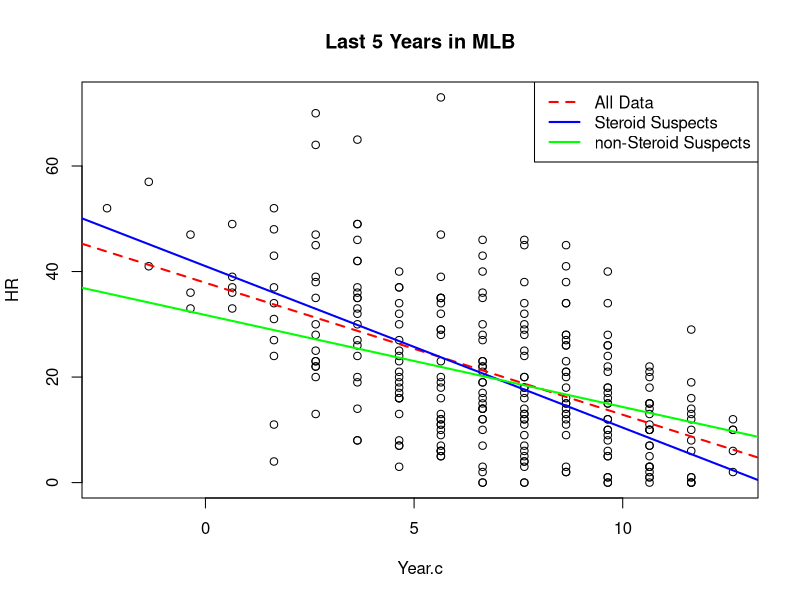
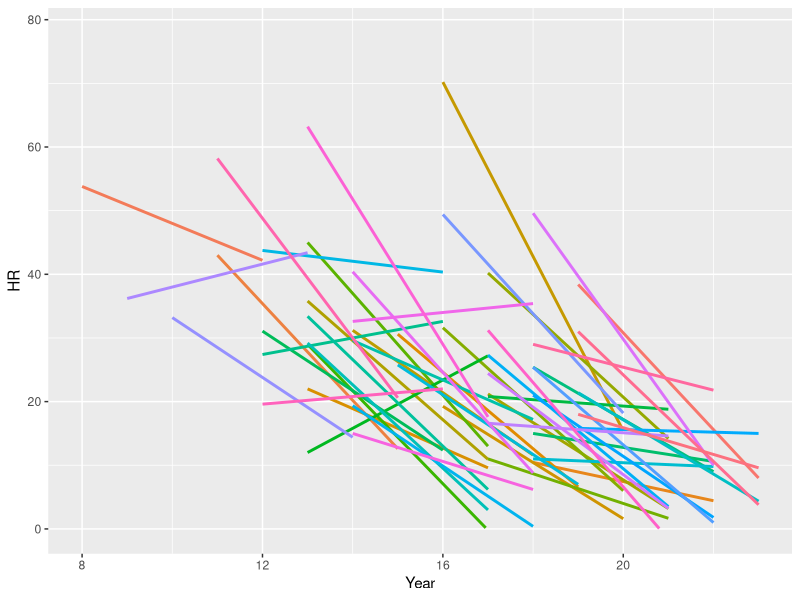

Write R code to recreate these figures, in order.
## ---- chunk 1
knitr::opts_chunk$set(
	message = FALSE,
	warning = FALSE,
	background = "#ADD8E6",
	cache = TRUE,
	tidy = 'styler',
	class.source = "bg-warning",
	class.output = "bg-success",
	fig_caption = TRUE,
	digits = 3
)
## ---- chunk 2
using<-function(...) {
    libs<-unlist(list(...))
    req<-unlist(lapply(libs,require,character.only=TRUE))
    need<-libs[req==FALSE]
    if(length(need)>0){ 
        install.packages(need)
        lapply(need,require,character.only=TRUE)
    }
}
using("tidyr","reshape2","plyr","ggplot2","psych","corrplot","DT","formatR","ggExtra","car","lavaan","dagitty","lavaanPlot","lme4","lmerTest")

round_df <- function(df, digits) {
  nums <- vapply(df, is.numeric, FUN.VALUE = logical(1))
  df[,nums] <- round(df[,nums], digits = digits)
  return(df)
}
## ---- chunk 3
HR <- read.table("./HR.dat",header=T)

## Create new steroids variable here
HR$steroids <- -1
HR$steroids[HR$Yr > 1993] <- 1 # only players from the steroid era would likely be on the juice
contrasts(as.factor(HR$steroids)) # default dummy coded

## see?  No matter what you feed it, R will convert to a dummy coded variable
## Let's use more sensible names and lables since we will treat steroids as a factor

HR$steroids <- "Innocent"
HR$steroids[HR$Yr > 1993] <- "Suspect"
HR$steroids.f <- as.factor(HR$steroids)

## we now take a break to offer you students a nice resource:
## https://bookdown.org/pingapang9/linear_models_bookdown/chap-contrasts.html
## read it.  Avail yourselves of a fine education for free!

contrasts(HR$steroids.f) # dummy coded

## change to effects coding
contrasts(HR$steroids.f) <- contr.sum

## change to weighted effects coding
#contrasts(HR$steroids.f) <- contr.wsum

tmp.mat <- contrasts(HR$steroids.f)
tmp.mat
table(HR$steroids)

HR$steroids.we <- HR$steroids.f
contrasts(HR$steroids.we) <- c(1,tmp.mat[2,1]*table(HR$steroids)[[1]]/table(HR$steroids)[[2]])
contrasts(HR$steroids.we)

HR$Year1 <- HR$Yr
HR$Year2 <- HR$Yr

split(HR$Year1,HR$Player) <- lapply(split(HR$Yr,HR$Player), min)
split(HR$Year2,HR$Player) <- lapply(split(HR$Yr,HR$Player), max)
HR$Year <- HR$Yr - HR$Year1 + 1
HR$Year.back <- HR$Year2 - HR$Yr + 1
HR$Year.c <- HR$Year - mean(HR$Year)
HR.4 <- subset(HR,Year < 5)
HR.last5 <- subset(HR,Year.back < 6)
HR.last5$years <- abs(HR.last5$Year.back - 6)
## ---- chunk 4
# ns model below
lm1 <- lm(HR~Year.c*steroids.we,data=HR.last5)
summary(lm1)

lm1.err <- lm(HR~Year*as.factor(steroids), data=HR.last5)
summary(lm1.err)
## ---- chunk 5
plot(HR~Year.c,data=HR.last5, main="Last 5 Years in MLB")
abline(lm(HR~Year.c,data=HR.last5),lwd=2,lty=2,col="red")
abline(lm(HR~Year.c,data=subset(HR.last5,steroids=="Suspect")),lwd=2,col="blue")
abline(lm(HR~Year.c,data=subset(HR.last5,steroids=="Innocent")),lwd=2,col="green")
legend("topright",c("All Data","Steroid Suspects","non-Steroid Suspects"),lty=c(2,1,1),lwd=2,col=c("red","blue","green"))
## ---- chunk 6
ggplot(HR.last5,aes(x=Year,y=HR,col=Player)) + geom_smooth(method="lm",formula=y~x,se=F) + ylim(0,78) + theme(legend.position="none")
## ---- chunk 7
lm0 <- lm(HR~1, data=HR.last5)
summary(lm0)
lm1 <- lm(HR~Year.c*steroids.we, data=HR.last5)
summary(lm1)
lme0 <- lmer(HR~ 1 + (1 | Player), data=HR.last5)
summary(lme0)
lme1 <- lmer(HR~Year.c + (1 | Player), data=HR.last5)
summary(lme1)
## lme1 last model that runs (4/20/2023)
lme2 <- lmer(HR~Year.c + (Year.c | Player), data=HR.last5)
## whoopsie!  We met the limits to our data and modeling.  Let's try a different attack
lme3 <- lmer(HR~Year.c + steroids.we + (1 | Player), data=HR.last5)
summary(lme3)
lme4 <- lmer(HR~Year.c + steroids.we + (steroids.we | Player), data=HR.last5)
## whoopsie!  We met another limit.  New attack
lme5 <- lmer(HR~Year.c*steroids.we + (1 | Player), data=HR.last5)
summary(lme5)
## ---- chunk 8
round(coef(lm0),2)
round(coef(lme0)$Player,2)
round(coef(lme1)$Player,2)
round(coef(lme3)$Player,2)
round(coef(lme5)$Player,2)
## ---- chunk 9
anova(lme0,lme1,lme3,lme5)
